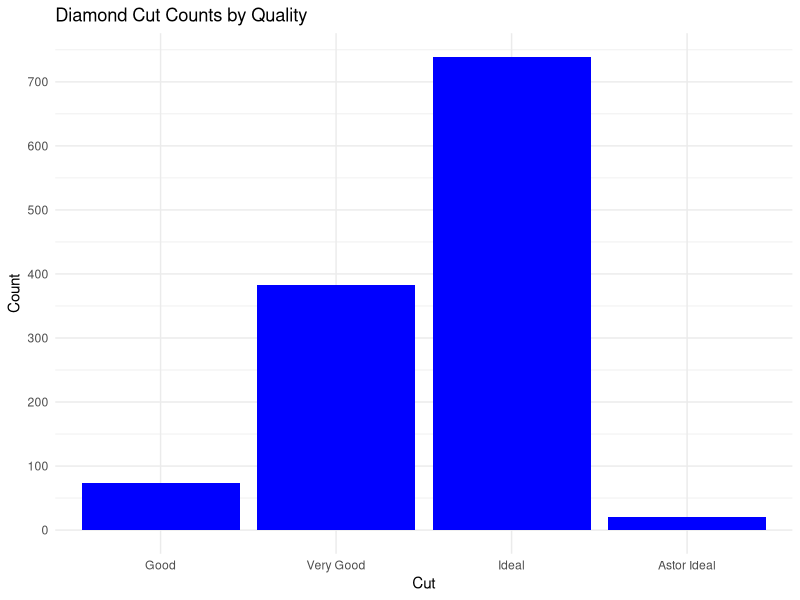
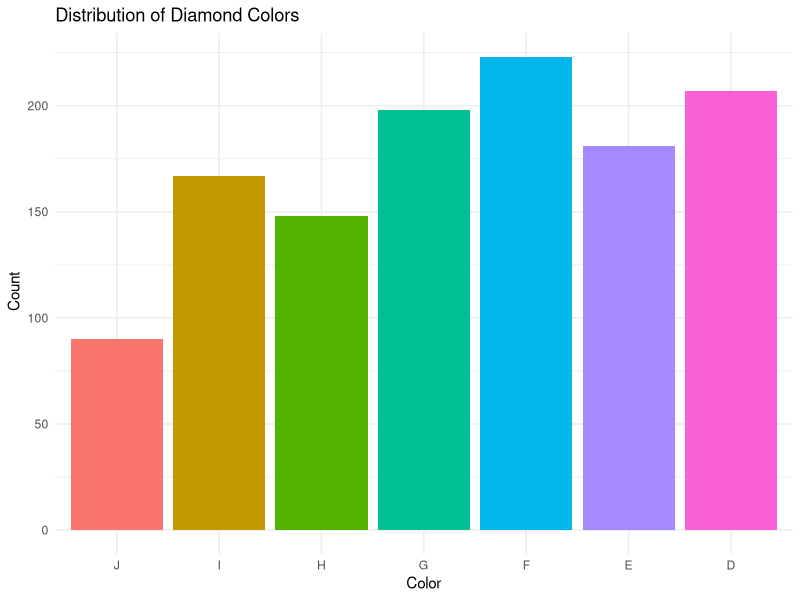
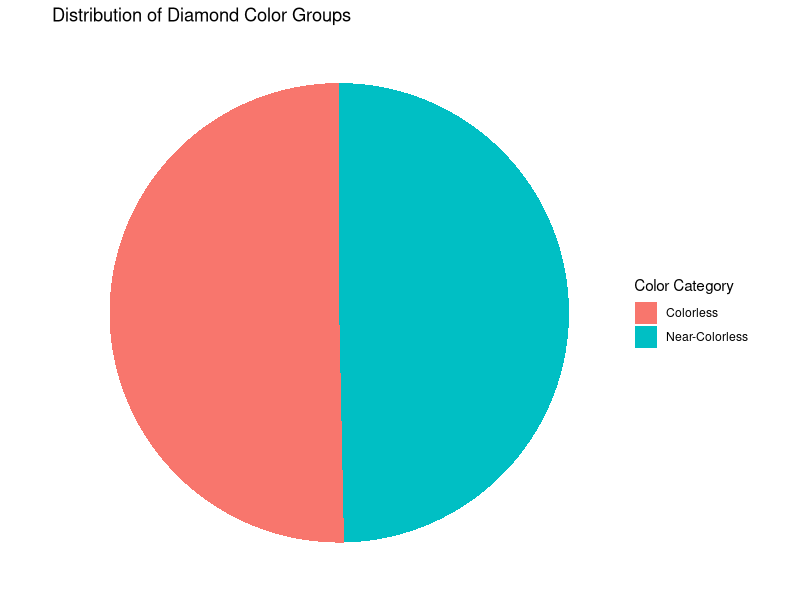
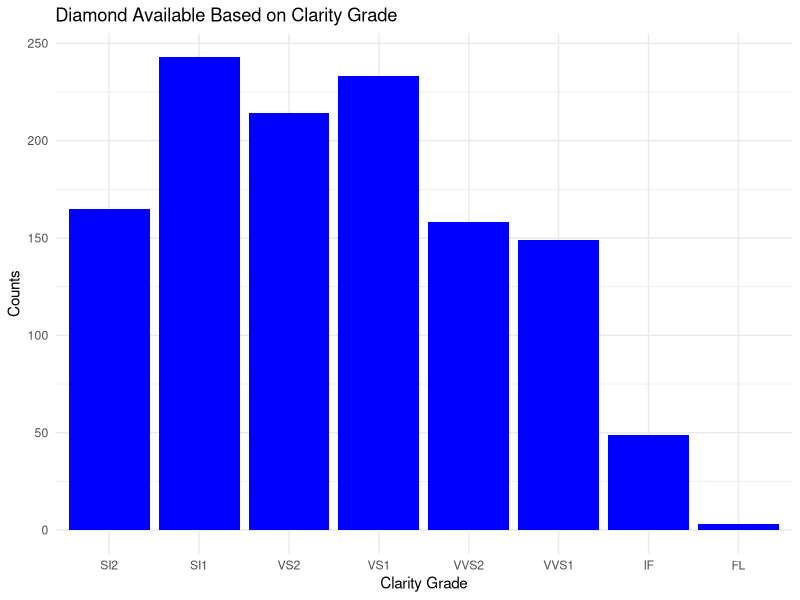
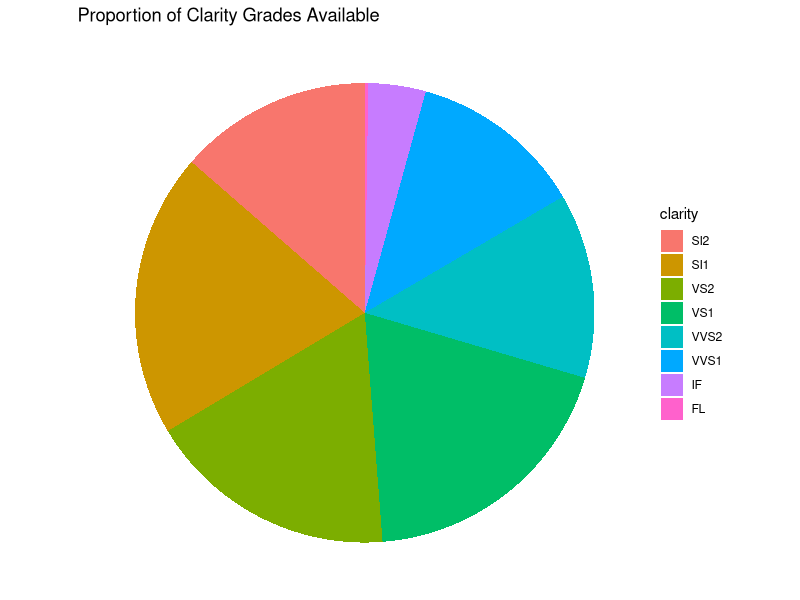
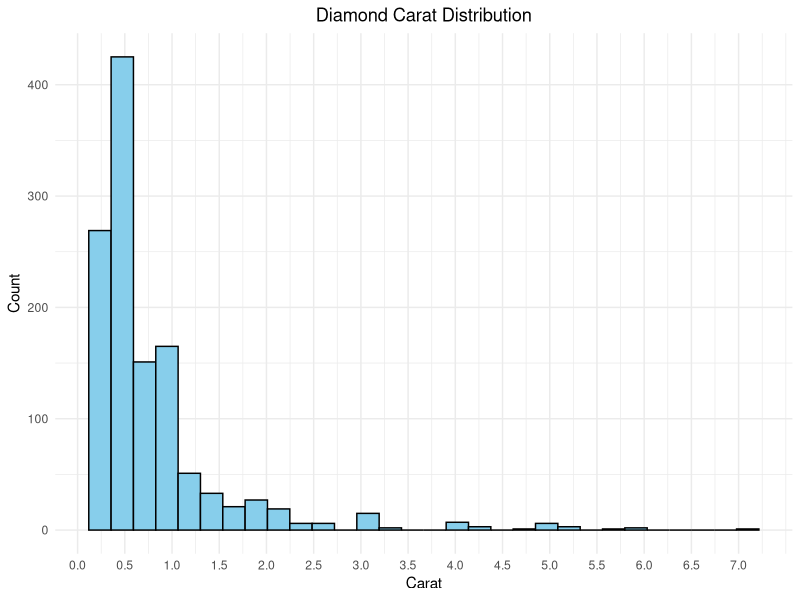
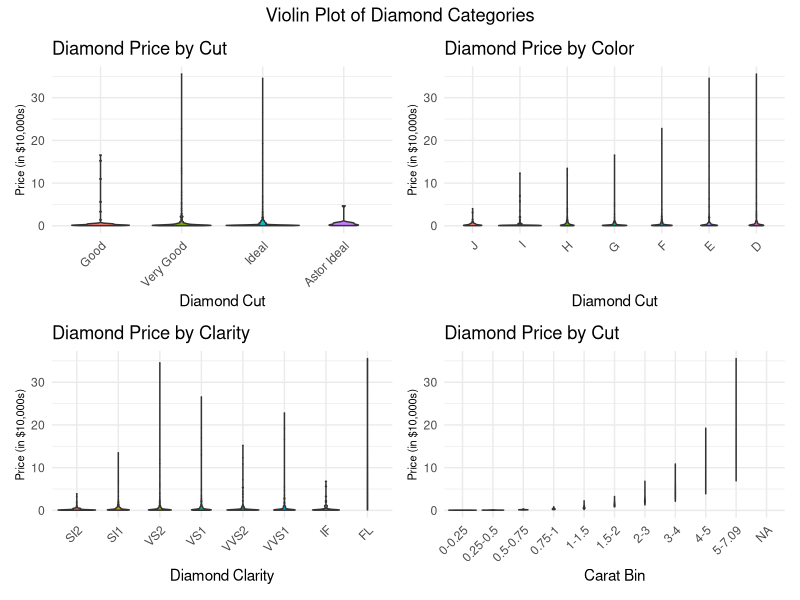
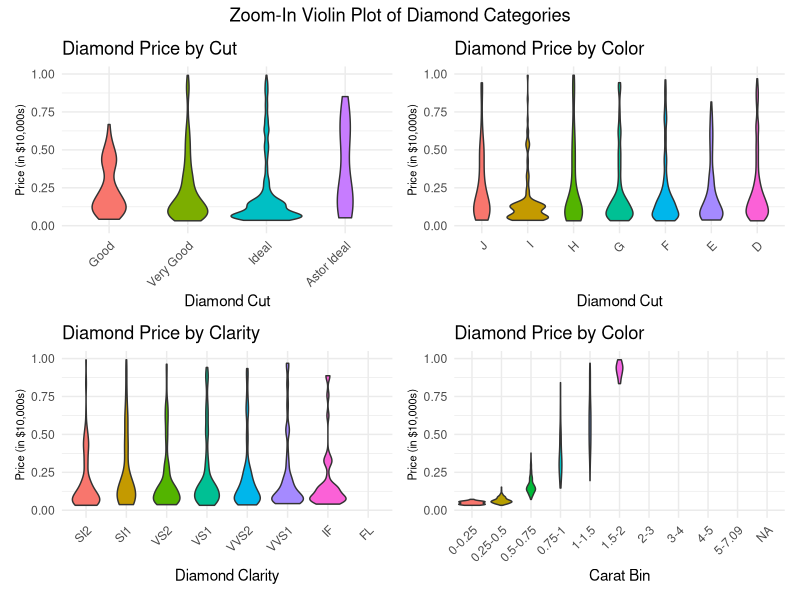

Write R code to recreate these figures, in order.
## ---- chunk 1
rm(list = ls())
library(tidyverse)
library(MASS)
library(patchwork)
library(kableExtra)
library(knitr)
library(scales)


diamond <- read.csv("diamonds4.csv")
## ---- chunk 2
diamond<-diamond%>%
  mutate(cut=cut%>%
           fct_relevel(c("Good","Very Good","Ideal","Astor Ideal")))%>%
  mutate(clarity=clarity%>%
           fct_relevel(c("SI2","SI1","VS2","VS1","VVS2","VVS1","IF","FL")))%>%
  mutate(color=color%>%
           fct_relevel(c("J","I","H","G","F","E","D")))

diamond <- diamond %>%
  mutate(carat_bin = cut(carat,
                         breaks = c(0, 0.25, 0.5, 0.75, 1, 1.5, 2, 3, 4, 5, max(carat)),
                         labels = c("0-0.25", "0.25-0.5", "0.5-0.75", "0.75-1", "1-1.5", "1.5-2", "2-3", "3-4", "4-5", paste("5", max(carat), sep="-")),
                         right = FALSE))

carat_new_bins <- diamond %>%
  drop_na(carat) %>%
  mutate(carat_bin = cut(carat,
                         breaks = c(0, 0.25, 0.5, 0.75, 1, 1.5, 2, 3, 4, 5, 8),
                         labels = c("0-0.25", "0.25-0.5", "0.5-0.75", "0.75-1", "1-1.5", "1.5-2", "2-3", "3-4", "4-5", "5-8"),
                         right = FALSE))

CutCarat<-carat_new_bins%>%
  group_by(cut,carat_bin)%>%
  summarise(Ave_Price=round(mean(price),0))%>%
  ungroup()

ColorCarat<-carat_new_bins%>%
  group_by(color,carat_bin)%>%
  summarise(Ave_Price=round(mean(price),0))%>%
  ungroup()

ClarityCarat<-carat_new_bins%>%
  group_by(clarity,carat_bin)%>%
  summarise(Ave_Price=round(mean(price),0))%>%
  ungroup()
## ---- chunk 3
ggplot(diamond, aes(x=cut))+
  geom_bar(fill="blue")+
  theme(plot.title = element_text(hjust=0.5))+
  scale_y_continuous(breaks=seq(0,800,100))+
  labs(x="Cut", y="Count",
       title="Diamond Cut Counts by Quality") + 
  theme_minimal()
## ---- chunk 4
ggplot(diamond, aes(x=color, fill = color)) +
  geom_bar() +
  labs(title = "Distribution of Diamond Colors",
       x = "Color",
       y = " Count") +
  theme_minimal() +
  theme(legend.position = "none")
## ---- chunk 5

diamond <- diamond %>%
  mutate(color_category = case_when(
    color %in% c("D", "E", "F") ~ "Colorless",
    color %in% c("G", "H", "I", "J") ~ "Near-Colorless",
    color %in% c("K") ~ "Faint"
  ))

color_counts <- diamond %>%
  count(color_category)

ggplot(color_counts, aes(x="", y=n, fill=color_category)) + 
  geom_bar(stat="identity", width=1) + 
  coord_polar("y", start=0) + 
  labs(title = "Distribution of Diamond Color Groups",
       x = NULL,
       y = NULL,
       fill = "Color Category") + 
  theme_void()

## ---- chunk 6
# arrange clarity by rating
clarity_ordered <- diamond %>%
  mutate(clarity = factor(clarity, levels = c("SI2", "SI1", "VS2", "VS1", "VVS2", "VVS1", "IF", "FL"))) %>%
  arrange(clarity)

# bar chart of counts and clarity grade
ggplot(clarity_ordered, aes(x=clarity))+
  geom_bar(fill = "blue")+
  theme(axis.text.x = element_text(angle = 0), 
        plot.title = element_text(hjust = 0.5))+
  labs(x="Clarity Grade", y="Counts", title="Diamond Available Based on Clarity Grade") +
  theme_minimal()
## ---- chunk 7
# generate frequency table
clarity_frequency <- table(clarity_ordered$clarity)
clarity_frequency <- t(as.data.frame(clarity_frequency))
rownames(clarity_frequency) <- c("Clarity", "Frequency")

# display frequency table
kable(clarity_frequency, caption = "Frequency Table of Clarity Grades")
## ---- chunk 8
clarity_prop<-clarity_ordered %>%
  group_by(clarity) %>%
  summarize(counts=n())%>%
  mutate(percent=counts/nrow(clarity_ordered))

# bar chart of proportions of clarity grades
ggplot(clarity_prop, aes(x = "", y = percent, fill = clarity)) +
  geom_bar(stat = "identity", width = 1) +  
  coord_polar(theta = "y") + 
  labs(title = "Proportion of Clarity Grades Available") +
  theme_void()  
## ---- chunk 9
ggplot(diamond, aes(x = carat)) +
  geom_histogram(fill = "skyblue", color = "black", alpha = 1) + 
  labs(title = "Diamond Carat Distribution",x = "Carat",y = "Count") +
  scale_x_continuous(breaks = seq(0, max(diamond$carat), by = 0.5)) +
  scale_y_continuous(labels = scales::comma) +
  theme_minimal() + 
  theme(plot.title = element_text(hjust = 0.5))

## ---- chunk 10

carat_summary <- diamond %>%
  mutate(carat_bin = cut(carat, breaks = c(0, 0.25, 0.5, 0.75, 1, 1.5, 2, 3, 4, 5, 6, 7, 8), right = FALSE)) %>%
  drop_na(carat_bin) %>%
  count(carat_bin) %>%
  mutate(proportions = round(n / sum(n), 3))
kable(carat_summary, col.names = c("Carat Range", "Count", "Proportion"), 
      caption = "Summary of diamond by Carat Range") %>%
  kable_styling(full_width = FALSE, position = "center") %>%
  column_spec(1, width = "5cm") %>%
  column_spec(2, width = "3cm") %>%
  column_spec(3, width = "3cm")

## ---- chunk 11
g1 <- ggplot(diamond, aes(x = cut, y = price/10000, fill = cut)) + 
  geom_violin() +
  labs(title = "Diamond Price by Cut",
       x = "Diamond Cut",
       y = "Price (in $10,000s)") +
  theme_minimal() +
  theme(legend.position = "none",
        axis.text.x = element_text(angle = 45, hjust = 1),
        axis.title.y = element_text(size = 8))


g2 <- ggplot(diamond, aes(x = color, y = price/10000, fill = color)) + 
  geom_violin() +
  labs(title = "Diamond Price by Color",
       x = "Diamond Cut",
       y = "Price (in $10,000s)") +
  theme_minimal() +
  theme(legend.position = "none",
        axis.text.x = element_text(angle = 45, hjust = 1),
        axis.title.y = element_text(size = 8))

g3 <- ggplot(diamond, aes(x = clarity, y = price/10000, fill = clarity)) + 
  geom_violin() +
  labs(title = "Diamond Price by Clarity",
       x = "Diamond Clarity",
       y = "Price (in $10,000s)") +
  theme_minimal() +
  theme(legend.position = "none",
        axis.text.x = element_text(angle = 45, hjust = 1),
        axis.title.y = element_text(size = 8))

g4 <- ggplot(diamond, aes(x = carat_bin, y = price/10000, fill = carat_bin)) + 
  geom_violin() +
  labs(title = "Diamond Price by Cut",
       x = "Carat Bin",
       y = "Price (in $10,000s)") +
  theme_minimal() +
  theme(legend.position = "none",
        axis.text.x = element_text(angle = 45, hjust = 1),
        axis.title.y = element_text(size = 8))

(g1 | g2) / (g3 | g4) + 
  plot_annotation(title = "Violin Plot of Diamond Categories", 
  theme = theme(plot.title = element_text(hjust = 0.5)))
## ---- chunk 12
g1 <- ggplot(diamond, aes(x = cut, y = price/10000, fill = cut)) + 
  geom_violin() +
  scale_y_continuous(limits = c(0, 1))  +
  theme_minimal() +
  labs(title = "Diamond Price by Cut",
       x = "Diamond Cut",
       y = "Price (in $10,000s)") +
  theme(legend.position = "none",
        axis.text.x = element_text(angle = 45, hjust = 1),
        axis.title.y = element_text(size = 8))

g2 <- ggplot(diamond, aes(x = color, y = price/10000, fill = color)) + 
  geom_violin() +
  scale_y_continuous(limits = c(0, 1))  +
  labs(title = "Diamond Price by Color",
       x = "Diamond Cut",
       y = "Price (in $10,000s)") +
  theme_minimal() +
  theme(legend.position = "none",
        axis.text.x = element_text(angle = 45, hjust = 1),
        axis.title.y = element_text(size = 8))

g3 <- ggplot(diamond, aes(x = clarity, y = price/10000, fill = clarity)) + 
  geom_violin() +
  scale_y_continuous(limits = c(0, 1))  +
  labs(title = "Diamond Price by Clarity",
       x = "Diamond Clarity",
       y = "Price (in $10,000s)") +
  theme_minimal() +
  theme(legend.position = "none",
        axis.text.x = element_text(angle = 45, hjust = 1),
        axis.title.y = element_text(size = 8))

g4 <- ggplot(diamond, aes(x = carat_bin, y = price/10000, fill = carat_bin)) + 
  geom_violin() +
  scale_y_continuous(limits = c(0, 1))  +
  labs(title = "Diamond Price by Color",
       x = "Carat Bin",
       y = "Price (in $10,000s)") +
  theme_minimal() +
  theme(legend.position = "none",
        axis.text.x = element_text(angle = 45, hjust = 1),
        axis.title.y = element_text(size = 8))

(g1 | g2) / (g3 | g4) + 
  plot_annotation(title = "Zoom-In Violin Plot of Diamond Categories", 
  theme = theme(plot.title = element_text(hjust = 0.5)))
## ---- chunk 13
ggplot(diamond, aes(x = carat, y = price)) +
  geom_point(color = "skyblue", alpha = 1) +
  labs(title = "Diamond Price vs Carat",x = "Carat",y = "Price") +
  geom_smooth(method = "lm", color = "blue") +
  scale_y_continuous(labels = scales::comma) +
  theme_minimal() +
  theme(plot.title = element_text(hjust = 0.5))
  
## ---- chunk 14
diamond <- diamonds 
diamond <- diamond %>%
  mutate(carat_bin = cut(carat, breaks = c(0, 0.25, 0.5, 0.75, 1, 1.5, 2, 3, 4, 5, 6, 7, 8), right = FALSE))

ggplot(diamond, aes(x = carat_bin, y = price)) +
  geom_boxplot(fill="skyblue") +
  labs(title = "Diamond Prices by Carat Ranges",
       x = "Carat",
       y = "Price") +
  theme_minimal() +
  theme(plot.title = element_text(hjust = 0.5))
## ---- chunk 15
min_max_prices <- clarity_ordered %>%
  group_by(clarity) %>%
  summarize(
    min_price = min(price, na.rm = TRUE),
    max_price = max(price, na.rm = TRUE))

kable(min_max_prices, caption = "Min and Max Prices by Clarity")
## ---- chunk 16
cut_Min_Tab<-CutCarat%>%
  group_by(carat_bin)%>%
  rename(Ave_Price_Cut=Ave_Price)%>%
  mutate(Min_Cut=min(Ave_Price_Cut))%>%
  filter(Ave_Price_Cut==Min_Cut)

cut_Max_Tab<-CutCarat%>%
  group_by(carat_bin)%>%
  rename(Ave_Price_Cut=Ave_Price)%>%
  mutate(Max_Cut=max(Ave_Price_Cut))%>%
  filter(Ave_Price_Cut==Max_Cut)

color_Min_Tab<-ColorCarat%>%
  group_by(carat_bin)%>%
  rename(Ave_Price_Color=Ave_Price)%>%
  mutate(Min_Color=min(Ave_Price_Color))%>%
  filter(Ave_Price_Color==Min_Color)

color_Max_Tab<-ColorCarat%>%
  group_by(carat_bin)%>%
  rename(Ave_Price_Color=Ave_Price)%>%
  mutate(Max_Color=max(Ave_Price_Color))%>%
  filter(Ave_Price_Color==Max_Color)

clarity_Min_Tab<-ClarityCarat%>%
  group_by(carat_bin)%>%
  rename(Ave_Price_Clar=Ave_Price)%>%
  mutate(Min_Clar=min(Ave_Price_Clar))%>%
  filter(Ave_Price_Clar==Min_Clar)

clarity_Max_Tab<-ClarityCarat%>%
  group_by(carat_bin)%>%
  rename(Ave_Price_Clar=Ave_Price)%>%
  mutate(Max_Clar=max(Ave_Price_Clar))%>%
  filter(Ave_Price_Clar==Max_Clar)

clarity_Full_Tab<-bind_rows(clarity_Min_Tab,clarity_Max_Tab)%>%
  arrange(carat_bin,Ave_Price_Clar)

color_Full_Tab<-bind_rows(color_Min_Tab,color_Max_Tab)%>%
  arrange(carat_bin,Ave_Price_Color)

cut_Full_Tab<-bind_rows(cut_Min_Tab,cut_Max_Tab)%>%
  arrange(carat_bin,Ave_Price_Cut)

clarity_tab_calc<-clarity_Full_Tab%>%
  group_by(carat_bin)%>%
  summarize(Price_Rng_Clar=max(Ave_Price_Clar)-min(Ave_Price_Clar))%>%
  dplyr::select(Price_Rng_Clar)

color_tab_calc<-color_Full_Tab%>%
  group_by(carat_bin)%>%
  summarize(Price_Rng_Color=max(Ave_Price_Color)-min(Ave_Price_Color))%>%
  dplyr::select(Price_Rng_Color)

cut_tab_calc<-cut_Full_Tab%>%
  group_by(carat_bin)%>%
  summarize(Price_Rng_Cut=max(Ave_Price_Cut)-min(Ave_Price_Cut))%>%
  dplyr::select(carat_bin,Price_Rng_Cut)

Full_Tab<-bind_cols(cut_tab_calc,color_tab_calc,clarity_tab_calc)
## ---- chunk 17
color_cut <- diamond %>%
  count(cut,color) %>%
  group_by(color) %>%
  mutate(Percentage= round(n/sum(n)*100,2))


ggplot(color_cut,aes(x=cut, y=color, fill=Percentage))+
  geom_tile()+
  scale_fill_gradient(low="white",high="purple")+
  geom_text(aes(label=Percentage), size = 2.5)+
  theme(plot.title = element_text(hjust = 0.5, size = 8),
        legend.title = element_text(size = 7)) +
  labs(x="Diamond Color by Cut",
       y="Color",
       title="Diamond Color by Cut") +
  theme_minimal()

## ---- chunk 18
color_clarity <- diamond %>%
  count(color, clarity) %>%
  group_by(color) %>%
  mutate(Percentage= round(n/sum(n)*100,2))


ggplot(color_clarity, aes(x = color, y = clarity, fill = Percentage)) + 
  geom_tile() +
  scale_fill_gradient(low = "white", high = "purple") +
  geom_text(aes(label = Percentage), size = 2.5) +
  theme(plot.title = element_text(hjust = 0.5, size = 8),
        legend.title = element_text(size = 7)) +
  labs(
    x = "Diamond Color by Clarity",
    y = "Clarity",
    title = "Diamond Color by Clarity"
  ) +
  theme_minimal()
## ---- chunk 19
color_carat <- diamond %>%
  count(color, carat_bin) %>%
  group_by(color) %>%
  mutate(Percentage= round(n/sum(n)*100,2))

  
ggplot(color_carat, aes(x = color, y = carat_bin, fill = Percentage))+
  geom_tile() +
  scale_fill_gradient(low = "white", high = "purple") +
  geom_text(aes(label = Percentage), size = 2.5) +
  theme(plot.title = element_text(hjust = 0.5, size = 8),
        legend.title = element_text(size = 7)) + 
  labs(
    x = "Color",
    y = "Carat",
    title = "Diamond Color by Carat"
  ) +
  theme_minimal()
## ---- chunk 20
cut_carrat <- diamond %>%
  count(cut, carat_bin) %>%
  group_by(cut) %>%
  mutate(Percentage= round(n/sum(n)*100,2))

  
ggplot(cut_carrat, aes(x = cut, y = carat_bin, fill = Percentage))+
  geom_tile() +
  scale_fill_gradient(low = "white", high = "purple") +
  geom_text(aes(label = Percentage), size = 2.5) +
  theme(plot.title = element_text(hjust = 0.5, size = 8),
        legend.title = element_text(size = 7)) + 
  labs(
    x = "Cut",
    y = "Carat",
    title = "Diamond Cut by Carat"
  ) +
  theme_minimal()
## ---- chunk 21
clarity_cut <- diamond %>%
  count(cut, clarity) %>%
  group_by(cut) %>%
  mutate(Percentage= round(n/sum(n)*100,2))

  
ggplot(clarity_cut, aes(x = cut, y = clarity, fill = Percentage))+
  geom_tile() +
  scale_fill_gradient(low = "white", high = "purple") +
  geom_text(aes(label = Percentage), size = 2.5) +
  theme(plot.title = element_text(hjust = 0.5, size = 8),
        legend.title = element_text(size = 7)) + 
  labs(
    x = "Cut",
    y = "Clarity",
    title = "Diamond Cut by Clarity"
  ) +
  theme_minimal()
## ---- chunk 22

# new dataframe with cut and clarity ordered 
cut_clarity<-diamond%>%
  mutate(cut=cut%>%
           fct_relevel(c("Good","Very Good","Ideal","Astor Ideal")))%>%
  mutate(clarity=clarity%>%
           fct_relevel(c("SI2","SI1","VS2","VS1","VVS2","VVS1","IF","FL")))

# compare cut and clarity by count 
cut_clarity1<-cut_clarity%>%
  count(cut,clarity)%>%
  group_by(cut)%>%
  mutate(Percentage= round(n/sum(n)*100,2))

# compare cut and clarity by price
cut_clarity2<-cut_clarity%>%
  group_by(cut,clarity)%>%
  summarise(avg_price=round(mean(price),0))%>%
  ungroup()
 
# Heat maps for diamond cut by clarity
B1<-ggplot(cut_clarity1,aes(x=clarity,y=cut,fill=Percentage))+
  geom_tile()+
  scale_fill_gradient(low="white",high="red")+
  geom_text(aes(label=Percentage))+
  labs(x="Diamond Clarity",y="Diamond Cut",
       title="Diamond Cut by Clarity (Quantity)") +
  theme_minimal() + 
  theme(plot.title = element_text(hjust=0.5))

B2<-ggplot(cut_clarity2,aes(x=clarity,y=cut,fill=avg_price))+
  geom_tile()+
  scale_fill_gradient(low="white",high="red")+
  geom_text(aes(label=avg_price))+
  labs(x="Diamond Clarity",y="Diamond Cut",
       title="Diamond Cut by Clarity (Average Price in Dollars)") +
  theme_minimal()
  theme(plot.title = element_text(hjust=0.5))

(B1)/(B2)
## ---- chunk 23
# new dataframe with carat new bins and clarity ordered
carat_new_bins <- clarity_ordered %>%
  drop_na(carat) %>%
  mutate(carat_bin = cut(carat,
                         breaks = c(0, 0.25, 0.5, 0.75, 1, 1.5, 2, 3, 4, 5, max(carat)),
                         labels = c("0-0.25", "0.25-0.5", "0.5-0.75", "0.75-1", "1-1.5", "1.5-2", "2-3", "3-4", "4-5", paste("5",max(carat),sep="-")),
                         right = FALSE)) %>%
  drop_na(carat_bin)

# compare carat and clarity by count 
carat_clarity1<-carat_new_bins%>%
  count(carat_bin,clarity)%>%
  group_by(carat_bin)%>%
  mutate(Percentage= round(n/sum(n)*100,2))

# compare carat and clarity by price
carat_clarity2<-carat_new_bins%>%
  group_by(clarity,carat_bin)%>%
  summarise(avg_price=round(mean(price),0))%>%
  ungroup()
 
# Heat maps for diamond carat by clarity
C1<-ggplot(carat_clarity1,aes(x=carat_bin,y=clarity,fill=Percentage))+
  geom_tile()+
  scale_fill_gradient(low="white",high="red")+
  geom_text(aes(label=Percentage))+
  labs(x="Carat Bin",y="Clarity",
       title="Diamond Carat by Clarity (Quantity)") +
  theme_minimal() + 
  theme(axis.text.x = element_text(angle = 45, hjust = 1),
        plot.title = element_text(hjust=0.5))

C2<-ggplot(carat_clarity2,aes(x=carat_bin,y=clarity,fill=avg_price))+
  geom_tile()+
  scale_fill_gradient(low="white",high="red")+
  geom_text(aes(label=avg_price))+
  labs(x="Carat Bin",y="Clarity",
       title="Diamond Carat by Clarity (Average Price in Dollars)") +
  theme_minimal() +
  theme(axis.text.x = element_text(angle = 45, hjust = 1),
        plot.title = element_text(hjust=0.5)) 

(C1)/(C2)
## ---- chunk 24
# compare color and clarity by count 
color_clarity1 <- clarity_ordered %>%
  count(color, clarity) %>%
  group_by(color) %>%
  mutate(Percentage= round(n/sum(n)*100,2))

# compare color and clarity by price 
color_clarity2 <- clarity_ordered%>%
  group_by(color,clarity)%>%
  summarise(avg_price=round(mean(price),0))%>%
  ungroup()

# Heat maps for diamond color by clarity
D1<-ggplot(color_clarity1, aes(x = clarity, y = color, fill = Percentage)) + 
  geom_tile() +
  scale_fill_gradient(low = "white", high = "red") +
  geom_text(aes(label = Percentage), size = 3) +
  labs(
    x = "Clarity",
    y = "Color",
    title = "Diamond Color by Clarity"
  )  + 
  theme_minimal() +
  theme(plot.title = element_text(hjust = 0.5)) 

D2<-ggplot(color_clarity2,aes(x=clarity,y=color,fill=avg_price))+
  geom_tile()+
  scale_fill_gradient(low="white",high="red")+
  geom_text(aes(label=avg_price))+
  labs(x="Clarity",y="Color",
       title="Diamond Color by Clarity (Average Price in Dollars)") + 
  theme_minimal() + 
  theme(plot.title = element_text(hjust=0.5))


(D1)/(D2)
## ---- chunk 25
A1<-ggplot(CutCarat,aes(x=carat_bin,y=cut,fill=Ave_Price))+
  geom_tile()+
  scale_fill_gradient(low="white",high="blue")+
  geom_text(aes(label=Ave_Price))+
  labs(x="Carat Bin",y="Cut",
       title="Diamond Cut by Carat Range") +
  theme_minimal() + 
  theme(axis.text.x=element_text(angle=45), plot.title = element_text(hjust=0.5))

A2<-ggplot(ColorCarat,aes(x=carat_bin,y=color,fill=Ave_Price))+
  geom_tile()+
  scale_fill_gradient(low="white",high="orange")+
  geom_text(aes(label=Ave_Price))+
  labs(x="Carat Bin",y="Color",
       title="Diamond Color by Carat Range") + 
  theme_minimal() + 
  theme(axis.text.x=element_text(angle=45), plot.title = element_text(hjust=0.5))


A3<-ggplot(ClarityCarat,aes(x=carat_bin,y=clarity,fill=Ave_Price))+
  geom_tile()+
  scale_fill_gradient(low="white",high="pink")+
  geom_text(aes(label=Ave_Price))+
  labs(x="Carat Bin",y="Clarity",
       title="Diamond Clarity by Carat Range") +
  theme_minimal() + 
  theme(axis.text.x=element_text(angle=45), plot.title = element_text(hjust=0.5))


(A1)/(A2)/(A3)
## ---- chunk 26
Full_Tab%>%
   kbl(format="latex",booktabs = TRUE,caption="\\textbf{Clarity/Color/Cut Max-Min Ave Price Range per Carat Bin}")%>%
kable_styling(latex_options = c("striped", "HOLD_position"))
## ---- chunk 27
carat_price_summary2 <- diamond %>%
  mutate(carat_bin = cut(carat, breaks = c(0, 0.25, 0.5, 0.75, 1, 1.5, 2, 3, 4, 5, 6, 7, 8), right = FALSE)) %>%
  group_by(carat_bin) %>%
  summarise(
    Min_Price = min(price, na.rm = TRUE),
    Max_Price = max(price, na.rm = TRUE),
    Avg_Price = round(mean(price, na.rm = TRUE), 2),
    Variability_Percent = round((Max_Price - Min_Price) / Min_Price * 100,2))
kable(carat_price_summary2, col.names = c("Carat Range", "Min Price", "Max Price", "Average Price", "Variability (%)"),
      caption = "Summary of Diamond Prices (\\$) by Carat Range") %>%
  kable_styling(full_width = FALSE, position = "center") %>%
  column_spec(1, width = "5cm") %>%
  column_spec(2, width = "3cm") %>%
  column_spec(3, width = "3cm")
## ---- chunk 28
diamond$price_sqrt <- sqrt(diamond$price)
model_carat_sqrt <- lm(price_sqrt ~ carat, diamond)


par(mfrow = c(2, 2))
plot(model_carat_sqrt)
## ---- chunk 29
residuals_model_sq <- residuals(model_carat_sqrt)
acf(residuals_model_sq)
